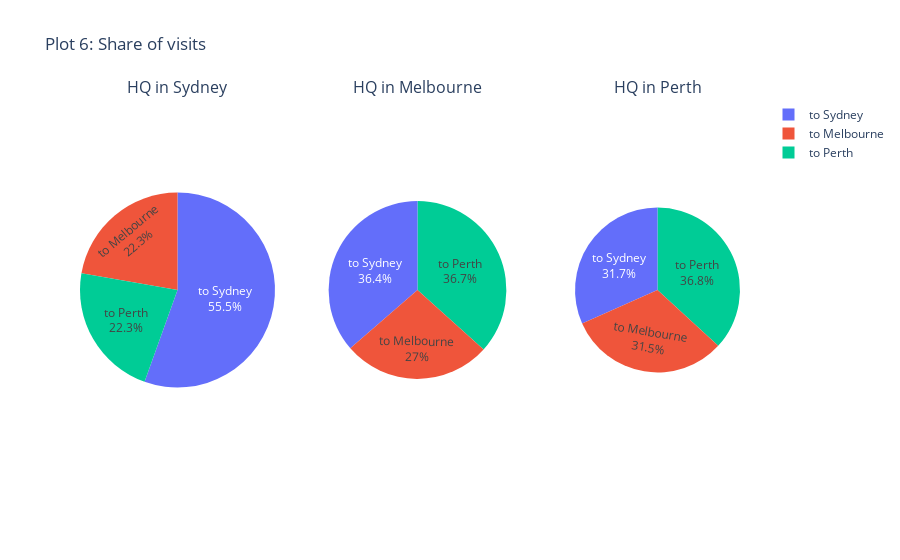

Write notebook code for a chart like this one.
### Code cell
hq_labels=['to Sydney','to Melbourne','to Perth']

fig = make_subplots(1, 3, specs=[[{'type':'domain'},{'type':'domain'}, {'type':'domain'}]],
                    subplot_titles=['HQ in Sydney', 'HQ in Melbourne','HQ in Perth'])
fig.add_trace(go.Pie(labels=hq_labels, values=hq_syd[['visits_sydney','visits_melbourne','visits_perth']].sum(), scalegroup='one',
                     textinfo='label+percent',name="HQ in Sydney"), 1, 1)
fig.add_trace(go.Pie(labels=hq_labels, values=hq_melb[['visits_sydney','visits_melbourne','visits_perth']].sum(), scalegroup='one',
                     textinfo='label+percent',name="HQ in Melbourne"), 1, 2)
fig.add_trace(go.Pie(labels=hq_labels, values=hq_perth[['visits_sydney','visits_melbourne','visits_perth']].sum(), scalegroup='one',
                     textinfo='label+percent',name="HQ in Perth"), 1, 3)

fig.update_layout(title_text='Plot 6: Share of visits')
fig.show()

### Figure 1 — Plotly figure (JSON) as saved in the notebook; plotly's stock layout.template omitted (floating-point values rounded to 4 significant figures)
{"data": [{"domain": {"x": [0, 0.2889], "y": [0, 1]}, "labels": ["to Sydney", "to Melbourne", "to Perth"], "name": "HQ in Sydney", "scalegroup": "one", "textinfo": "label+percent", "type": "pie", "values": [29014, 11638, 11637]}, {"domain": {"x": [0.3556, 0.6444], "y": [0, 1]}, "labels": ["to Sydney", "to Melbourne", "to Perth"], "name": "HQ in Melbourne", "scalegroup": "one", "textinfo": "label+percent", "type": "pie", "values": [15801, 11724, 15931]}, {"domain": {"x": [0.7111, 1], "y": [0, 1]}, "labels": ["to Sydney", "to Melbourne", "to Perth"], "name": "HQ in Perth", "scalegroup": "one", "textinfo": "label+percent", "type": "pie", "values": [11836, 11787, 13773]}], "layout": {"annotations": [{"font": {"size": 16}, "showarrow": false, "text": "HQ in Sydney", "x": 0.1444, "xanchor": "center", "xref": "paper", "y": 1, "yanchor": "bottom", "yref": "paper"}, {"font": {"size": 16}, "showarrow": false, "text": "HQ in Melbourne", "x": 0.5, "xanchor": "center", "xref": "paper", "y": 1, "yanchor": "bottom", "yref": "paper"}, {"font": {"size": 16}, "showarrow": false, "text": "HQ in Perth", "x": 0.8556, "xanchor": "center", "xref": "paper", "y": 1, "yanchor": "bottom", "yref": "paper"}], "title": {"text": "Plot 6: Share of visits"}}}
